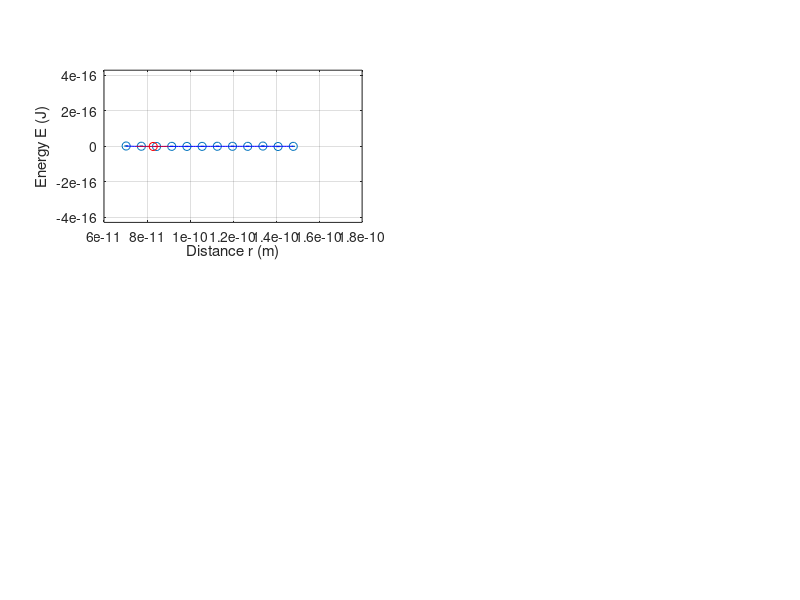

Reproduce this figure in MATLAB. (Note: this script raises an error after producing the figure.)
%% set variables
clear;
close all;
load('ljdata(1).mat');
N = 100;                                                         %number of data points
subplot(2,2,1);
errorbar(r,potr,noisepotr, 'o');
%Hoi 
%test
%% Task 1 A: fit the LJ potential
%Matrixalgebra om vector a te bepalen, via matrix B en vector s
s = potr./noisepotr;
g = [r.^-12 r.^-6];                                              %V=a*r met a=[4eo^-12 -4eo^-6]
B = zeros(size(g));                                              %Preallocating for quicker operation
for k = 1:size(g,2)
    B(:,k) = g(:,k)./noisepotr;
end
A = B'*B;
b = B'*s;
a = A\b;

%Eps en sigma bepalen uit: a=[4eo^-12 -4eo^-6]
eps  = (a(2,1)/-4)^2/(a(1,1)/4);
sigm =((a(1,1)/4)/(a(2,1)/-4))^(1/6);

%Make rfit with N values linspaced in same interval as r
r_fit = linspace(r(1,1),r(length(r),1),N)';
Vr    = (4*eps).*((sigm./r_fit).^12-(sigm./r_fit).^6);

hold on;
subplot(2,2,1)
plot(r_fit,Vr,'b');
grid on;
xlabel('Distance r (m)');
ylabel('Energy E (J)');

 
%% Task 1 B determine r_equi of Vr
% Pen & paper led to:
r_equi  = 8.2875*10^(-11);
Vr_equi = -9.1180e-19; 
hold on;
subplot(2,2,1);
plot(r_equi,Vr_equi,'ro');


%% Task 1 C Harmonic oscillator
% set datapoints around r_equi
rh1   = 0.80e-10;                                                   %NB, moet in de buurt van r_equi, anders is het geen goede benadering meer
rh2   = rh1+2*(r_equi-rh1);                                         %Kies RH2 op dezelfde afstand tot r_equi als RH1
rh    = linspace(rh1,rh2,N)';
potrH = (4*eps).*((sigm./rh).^12-(sigm./rh).^6);
noisepotrH = 1e-100.*ones(N,1);                                     %uncertainty van potH is verwaarloosbaar klein
clear s B g A a;                                                    %clear data van oude fit
g = [ rh.^0 (rh-r_equi).^2 ]; 

%zelfde procedure als Task 1A, fout is verwaarloosbaar klein gemaakt
s = potrH./noisepotrH;
B = zeros(size(g));
for k = 1:size(g,2)
    B(:,k)=g(:,k)./noisepotrH;
end
A = B'*B;
b = B'*s;
a = A\b;

%set rh for better plot
rh1 = 0.75e-10;
rh2 = 0.90e-10;
rh  = linspace(rh1,rh2,N)';
P0  = a(1,1);
ks  = 2*a(2,1);
PR  = P0+ks*(rh-r_equi).^2;

hold on;
subplot(2,2,1);
plot(rh,PR,'r');
ylim([-2.5e-18 2.5e-18]);

%% Task 1D 
F_v = -1*dVdr(r_fit,sigm,eps);
F_h = -1*dPdr(r_fit,r_equi,ks);


subplot(2,2,3);
plot(r_fit,F_v);
hold on;
plot(r_equi,-1*dVdr(r_equi,eps,sigm),'ro');
grid on;
xlabel('Distance r (m)');
ylabel('Force F (N)');

subplot(2,2,4);
plot(r_fit,F_h);
hold on;
plot(r_equi,-1*dPdr(r_equi,r_equi,ks),'ro');
grid on;
xlabel('Distance r (m)');
ylabel('Force F (N)');

%% Task 1E
%Taylorreeks maken voor V(r) rond r_equi. De afgeleide van die reeks geeft
%een constante d^2V/dr^2 voor de (r-r_equi) term. Als je dit vergelijkt met
%ks uit 1D, krijg je ks_taylor=d^2V/dt^2 ge-evalueerd in r_equi.
%NB ks_taylor is ong. ks.
ks_taylor = d2Vdr2(r_equi,sigm,eps); 


clearvars -except eps sigm rh r_equi ks

%% Task 2A: Two hydrogen system
%NB: 0K, one-body problem simplification applied.
m1    = 1.67e-27;
m2    = 1.67e-27;
m_eff = m1*m2/(m1+m2);
N     = 500;
tstart=0;   tfinish=1e-14; y1start=r_equi; y2start=1;

    %solve ODE (ordinary differential equations)
    tspan  = linspace(tstart,tfinish,N);
    ystart = [y1start y2start];
    [t,y]  = ode45(@(t,y)hydrogenODE_V(t,y,m_eff,eps,sigm),tspan,ystart);   
x_V = y(:,1);
v_V = y(:,2);
figure;
a=subplot(2,2,1);
plot(t,x_V);  xlabel('t');    ylabel('x_V'); grid on;
subplot(2,2,2);
plot(t,v_V);  xlabel('t');    ylabel('v_V'); grid on;
    clear y t
    
    %solve ODE (ordinary differential equations)
    tspan  = linspace(tstart,tfinish,N);
    ystart = [y1start y2start];
    [t,y]  = ode45(@(t,y)hydrogenODE_P(t,y,m_eff,ks,r_equi),tspan,ystart);   
x_P = y(:,1);
v_P = y(:,2);
subplot(2,2,3);
plot(t,x_P);  xlabel('t');    ylabel('x_P'); grid on;
subplot(2,2,4);
plot(t,v_P);  xlabel('t');    ylabel('v_P'); grid on;

set(gcf,'NextPlot','add');
axes;
h = title('Oscillaties bij V(r) en P(r)');
set(gca,'Visible','off');
set(h,'Visible','on');
%% Task 2B
